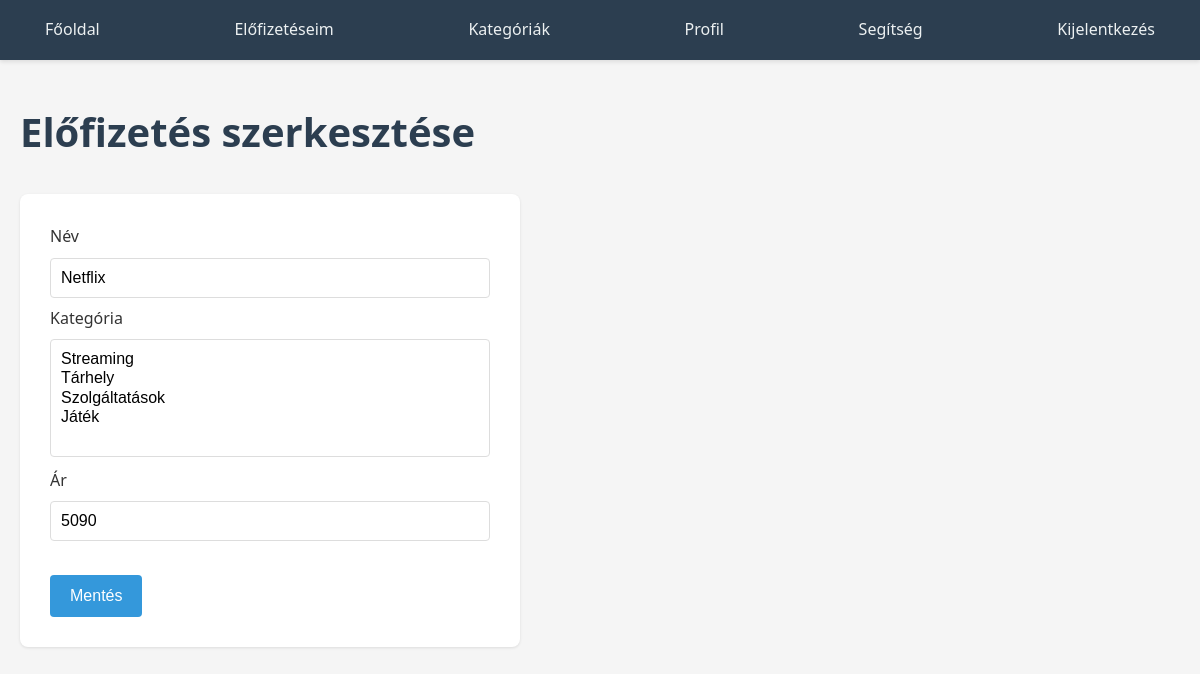
Page /subscriptions/edit/1 (signed in) on the committed database.
### app/models.py (models this page shows, shortened)
class Subscription(db.Model):
    id: so.Mapped[int] = so.mapped_column(primary_key=True)
    user_id: so.Mapped[int] = so.mapped_column(sa.ForeignKey(User.id), nullable=False)
    category_id: so.Mapped[Optional[int]] = so.mapped_column(sa.ForeignKey(Category.id), nullable=True)
    name: so.Mapped[str] = so.mapped_column(sa.String(50), index=True, nullable=False)
    price: so.Mapped[int] = so.mapped_column(nullable=False)

### app/routes.py (the view, shortened to what this page needs)
@bp.route('/subscriptions/edit/<int:subscription_id>', methods=['GET', 'POST'])
@login_required
def edit_subscription(subscription_id):
    subscription = db.session.get(Subscription, subscription_id)
    if subscription is None or subscription.user_id != current_user.id:
        flash('Az előfizetés nem található vagy nem jogosult a törlésére!', 'error')
        return redirect(url_for('main.subscriptions_page'))
    form = EditSubscriptionForm(obj=subscription)
    return render_template('subscriptions/edit_subscription.html', title="Előfizetés szerkesztése", form=form, subscription=subscription)

### app/forms.py
class EditSubscriptionForm(FlaskForm):
    name = StringField('Név', validators=[DataRequired(), Length(min=1, max=64)])
    price = FloatField('Ár', validators=[DataRequired(), NumberRange(min=0)])
    category = SelectField('Kategória', coerce=int)
    submit = SubmitField('Mentés')
    def __init__(self, *args, **kwargs):
        super(EditSubscriptionForm, self).__init__(*args, **kwargs)
        categories = db.session.scalars(sa.select(Category).where(current_user.id == Category.user_id)).all()
        self.category.choices = [(category.id, category.name) for category in categories]

### app/models.py (called while the page is built)
@login.user_loader
def load_user(user_id):
    return db.session.get(User, int(user_id))

### app/templates/subscriptions/edit_subscription.html (shortened to what this page needs)
{% extends "base.html" %}
{% block content %}
<div class="subscriptions-page">
    <h1>Előfizetés szerkesztése</h1>
    <form method="POST" action="{{ url_for('main.edit_subscription', subscription_id=subscription.id) }}">
        <p>
            {{ form.name.label }}<br>
            {{ form.name(size=32) }}
            <br>
            {{ form.category.label }}<br>
            {{ form.category(size=5) }}
            <br>
            {{ form.price.label }}<br>
            {{ form.price(size=32) }}
            <br>
        </p>
        <br>
        <p>{{ form.submit() }}</p>
    </form>
</div>
{% endblock %}

### app/static/style.css (style rules this page uses)
* { margin: 0; padding: 0; box-sizing: border-box; }
body { font-family: 'Segoe UI', Tahoma, Geneva, Verdana, sans-serif; line-height: 1.6; color: #333; background-color: #f5f5f5; }
.subscriptions-page, .categories-page { max-width: 1200px; margin: 40px auto; padding: 0 20px; }
h1 { color: #2c3e50; margin-bottom: 30px; font-size: 2.5em; }
form { background-color: white; padding: 30px; border-radius: 8px; box-shadow: 0 1px 3px rgba(0,0,0,0.1); max-width: 500px; margin: 20px 0; }
input[type="text"], input[type="email"], input[type="password"], input[type="number"], select { width: 100%; padding: 10px; margin: 8px 0; border: 1px solid #ddd; border-radius: 4px; font-size: 16px; }
input[type="submit"], button { background-color: #3498db; color: white; padding: 12px 20px; border: none; border-radius: 4px; cursor: pointer; font-size: 16px; transition: background-color 0.3s ease; }

### rows in the picture
Subscription: name "Netflix", category "Streaming / Tárhely / Szolgáltatások / Játék", price "5090"
